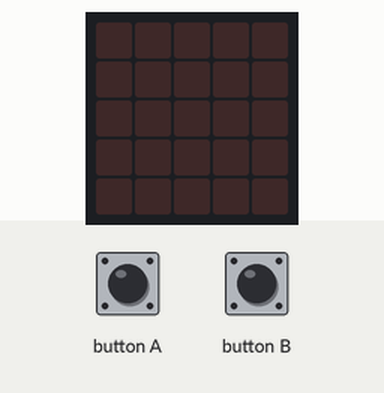
Recording of a program running on a simulated BBC micro:bit (MakeCode). On the bench: the board's 5×5 LED display. Inputs (shaded band) come from the test bench.

Above: at 1.2 s.
1.3 s: button A pressed for 0.15 s
At 2.3 s:
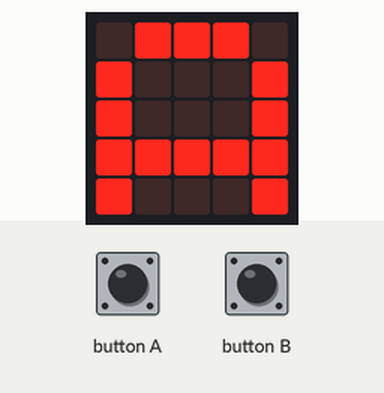
2.9 s: button B pressed for 0.15 s
At 3.5 s:
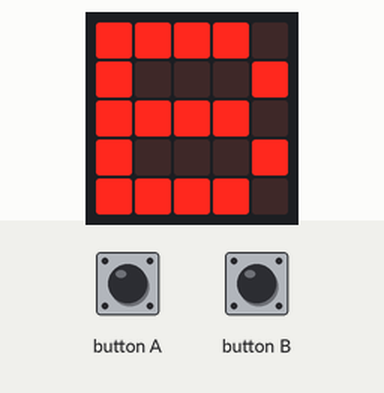
Timing chart, 0 to 5.9 s (numbered marks = the images above; inputs shaded):
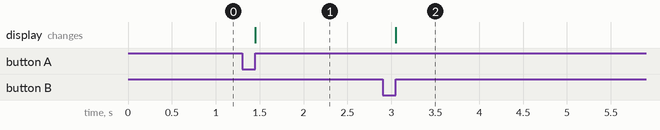

The program:

main.ts
```typescript
input.onButtonPressed(Button.A, function () {
    basic.showLeds(`
        . # # # .
        # . . . #
        # . . . #
        # # # # #
        # . . . #
        `)
})
input.onButtonPressed(Button.B, function () {
    basic.showLeds(`
        # # # # .
        # . . . #
        # # # # .
        # . . . #
        # # # # .
        `)
})
basic.forever(function () {

})
```

test.ts
```typescript
// les proves van aquí; això no es compilarà quan aquest paquet s'usi com a extensió.
```

Measured:
- after the input at 1.3 s, the display: changes after 0.15 s (image 1)
- after the input at 2.9 s, the display: changes after 0.15 s (image 2)
